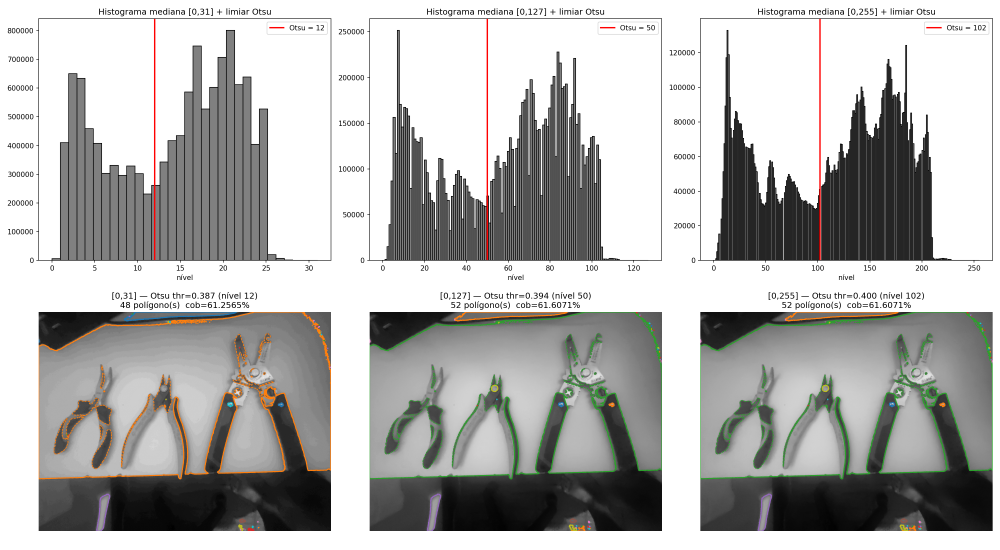
#> input picture experimentos/2026-07-01_mediana_otsu_grid/contornos_otsu_31_127_255.png, 3000 x 1650 px, given in place of IMG_20260602_185719031.jpg, which was not available (shown at 1/3 size)
$ python viz_minmax_mediana_limites.py
#> lines starting #> are read from the running program, lines starting #| are printed output that depends on the picture; pictures that were not available may be replaced by others from this repository, and a replacement may not be noted
import numpy as np
from PIL import Image
import matplotlib.pyplot as plt

IMG_PATH = "/home/cuco/Downloads/IMG_20260602_185719031.jpg"

img = np.array(Image.open(IMG_PATH).convert("RGB")).astype(np.float64)
pc_median = np.median(img, axis=2)
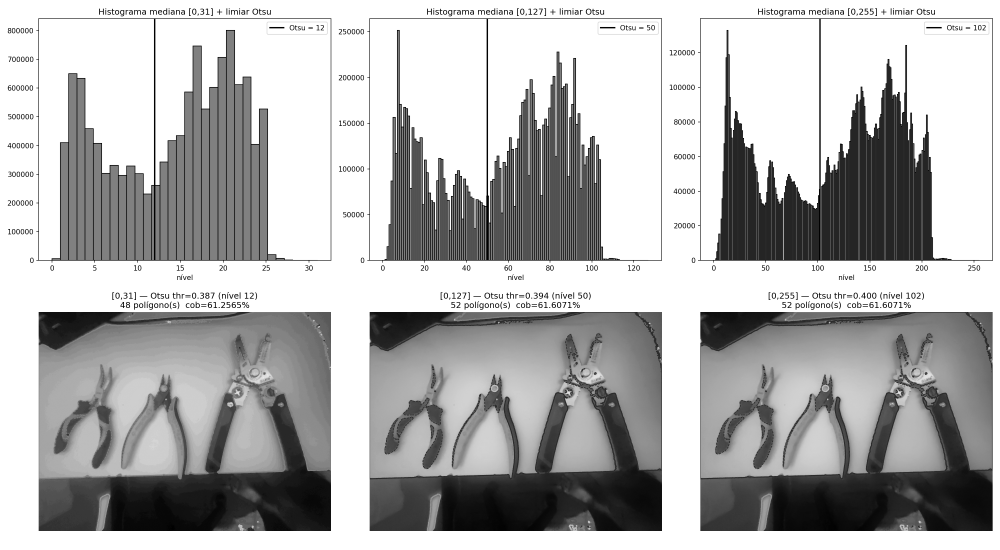
#> pc_median: shape (1650, 3000) float64 (shown at 1/3 size); min 0, max 255, mean 178.7

pmin = pc_median.min()
#> pmin = 0
pmax = pc_median.max()
#> pmax = 255

limites = [31, 127, 255]
resultados = []
for lim in limites:
    norm = (pc_median - pmin) / (pmax - pmin) * lim
    norm_int = np.round(norm).astype(np.int32)
    resultados.append(norm_int)
#> this loop made 3 passes
#> pass 1, `norm_int = np.round(norm).astype(np.int32)`:
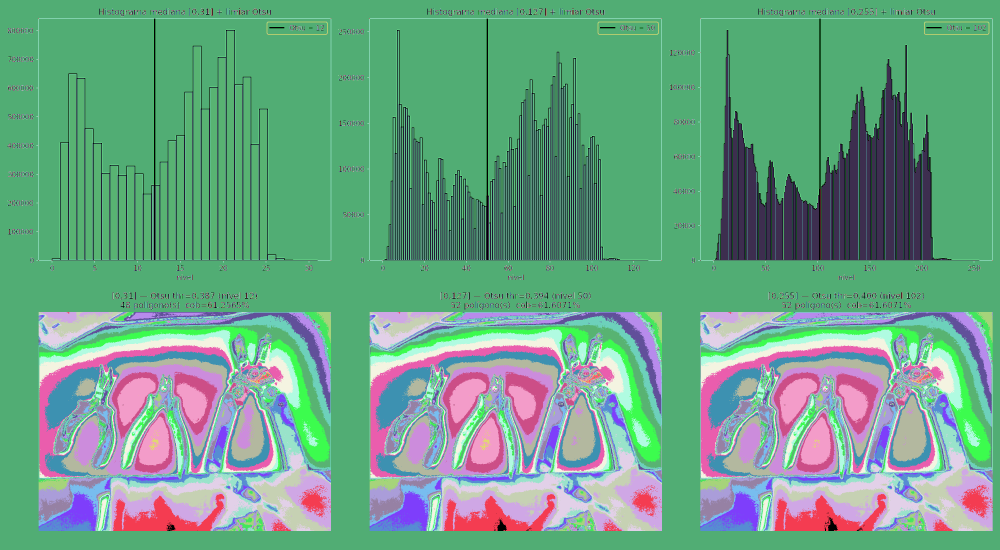
#> norm_int: shape (1650, 3000) int32 (shown at 1/3 size); 32 distinct labels, from 0 to 31; one colour per label, 0 black
#> pass 2, `norm = (pc_median - pmin) / (pmax - pmin) * lim`:
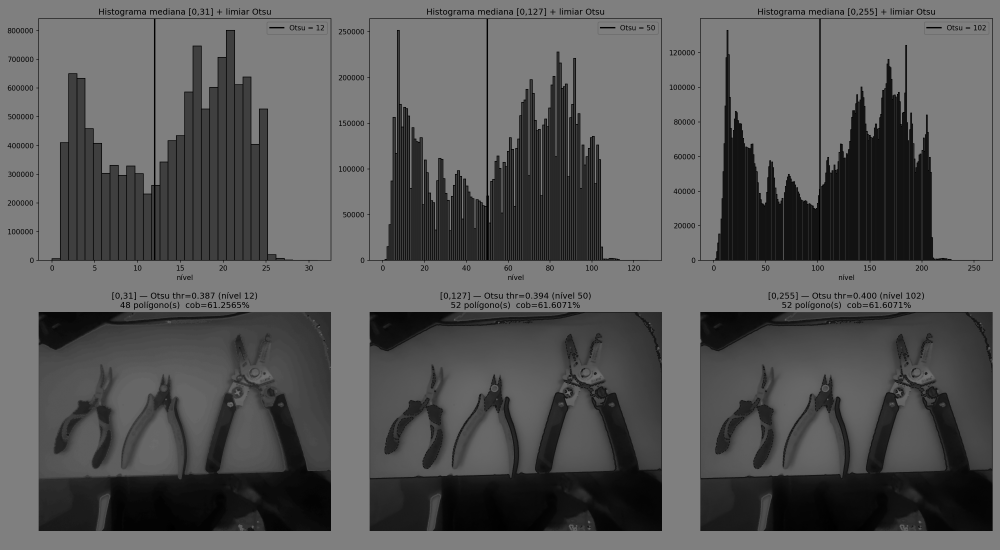
#> norm: shape (1650, 3000) float64 (shown at 1/3 size); min 0, max 127, mean 89
#> after the loop, resultados = 3 items

fig, axes = plt.subplots(1, 3, figsize=(18, 6))
for ax, res, lim in zip(axes, resultados, limites):
    ax.imshow(res, cmap="gray", vmin=0, vmax=lim)
    ax.set_title(f"Mediana min-max → [0, {lim}]")
    ax.axis("off")
#> this loop made 3 passes
#> lim on passes 1 to 3: 31, 127, 255

plt.tight_layout()
out_path = "/home/cuco/projetos/casaiq/mediana_minmax_31_127_255.png"
plt.savefig(out_path, dpi=150)
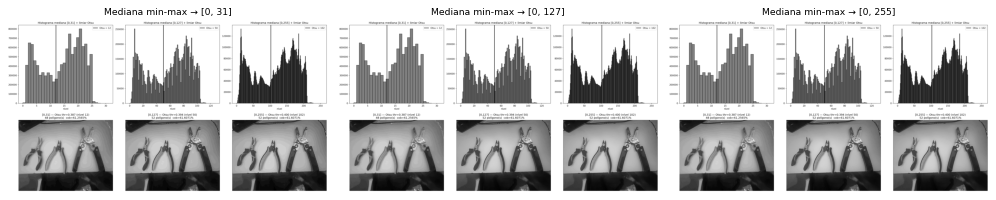
#> figure drawn by matplotlib, 3 panels
print("min original:", pmin, "max original:", pmax)
#| min original: 0.0 max original: 255.0
print("salvo em", out_path)

$ run again, on experimentos/2026-07-01_mediana_otsu_grid/contornos_otsu_3_7.png
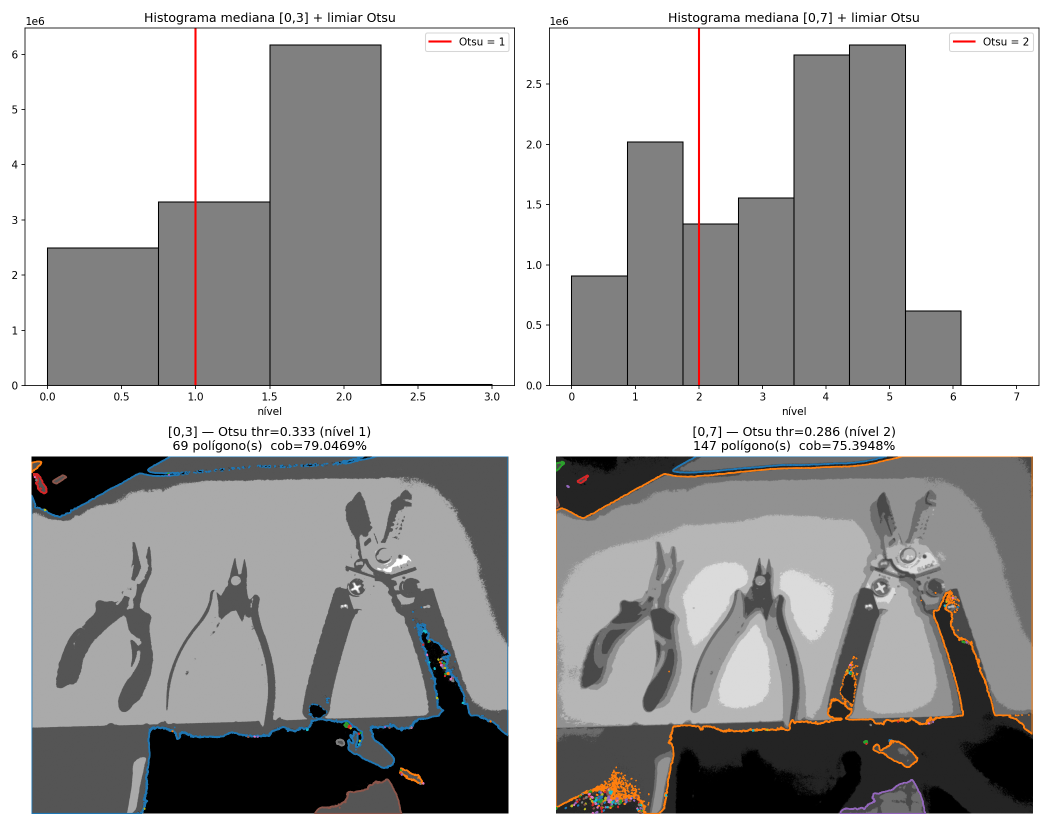
#> input picture experimentos/2026-07-01_mediana_otsu_grid/contornos_otsu_3_7.png, 2100 x 1650 px, given in place of IMG_20260602_185719031.jpg, which was not available (shown at 1/2 size)
#> pmin = 0
#> pmax = 255
#> the loop `for lim in limites:` made 3 passes
#> pass 2, `norm_int = np.round(norm).astype(np.int32)`:
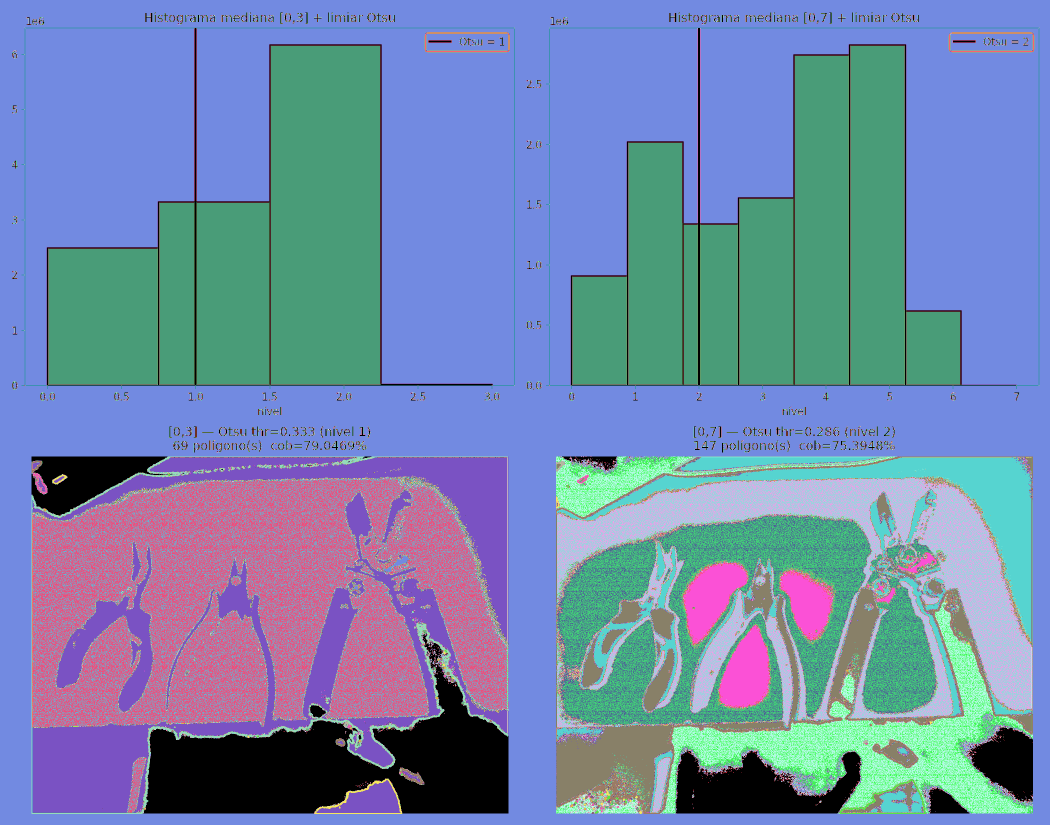
#> norm_int: shape (1650, 2100) int32 (shown at 1/2 size); 128 distinct labels, from 0 to 127; one colour per label, 0 black
#> after the loop `for lim in limites:`: resultados = 3 items
#> the loop `for ax, res, lim in zip(axes, resultados, limites):` made 3 passes
#> lim on passes 1 to 3: 31, 127, 255
#> `plt.savefig(out_path, dpi=150)`:
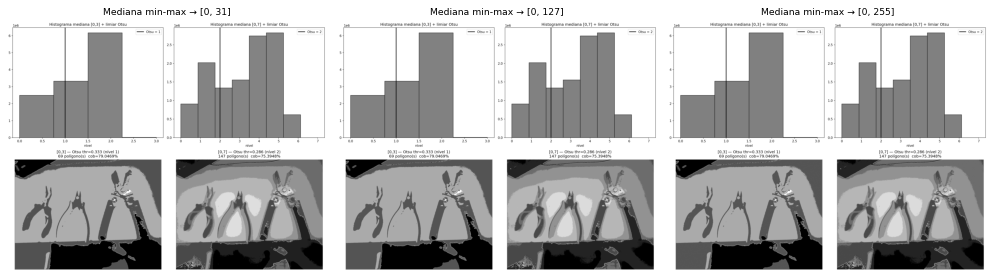
#> figure drawn by matplotlib, 3 panels
#| min original: 0.0 max original: 255.0

$ run again, on experimentos/2026-07-01_mediana_otsu_grid/grid_picos_u2net_transicao.png
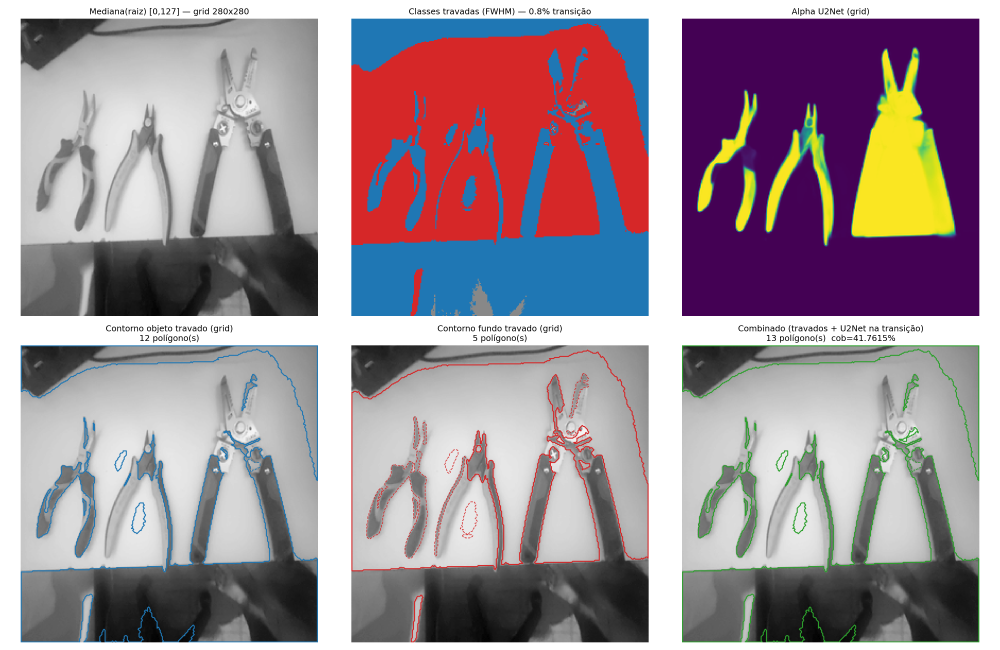
#> input picture experimentos/2026-07-01_mediana_otsu_grid/grid_picos_u2net_transicao.png, 3000 x 1950 px, given in place of IMG_20260602_185719031.jpg, which was not available (shown at 1/3 size)
#> pmin = 0
#> pmax = 255
#> the loop `for lim in limites:` made 3 passes
#> pass 2, `norm_int = np.round(norm).astype(np.int32)`:
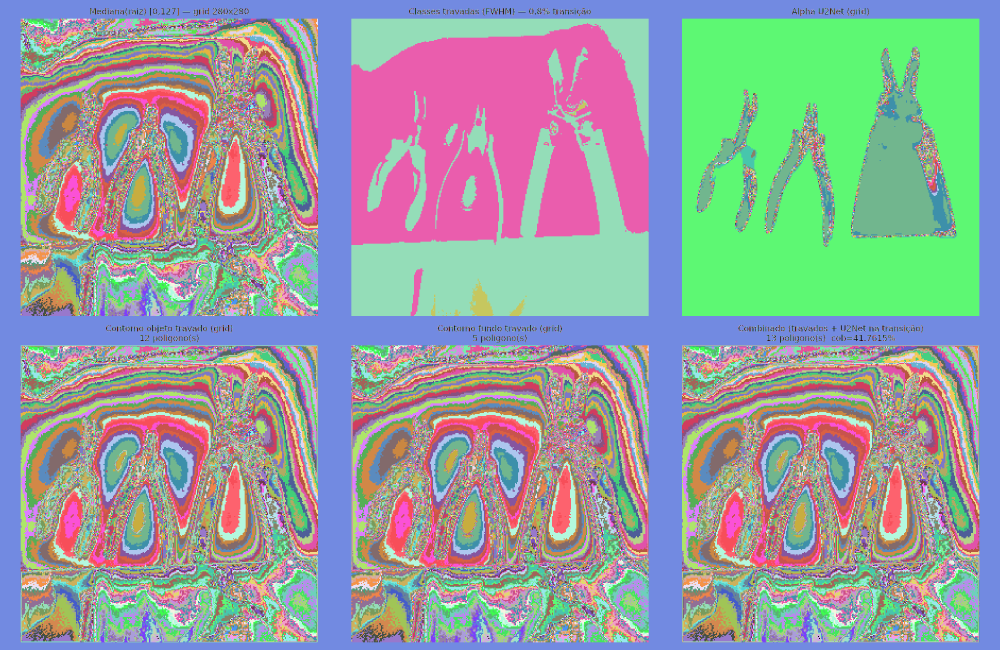
#> norm_int: shape (1950, 3000) int32 (shown at 1/3 size); 128 distinct labels, from 0 to 127; one colour per label, 0 black
#> after the loop `for lim in limites:`: resultados = 3 items
#> the loop `for ax, res, lim in zip(axes, resultados, limites):` made 3 passes
#> lim on passes 1 to 3: 31, 127, 255
#> `plt.savefig(out_path, dpi=150)`:
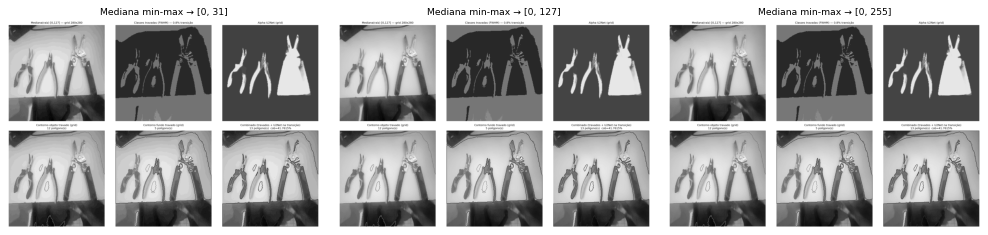
#> figure drawn by matplotlib, 3 panels
#| min original: 0.0 max original: 255.0
